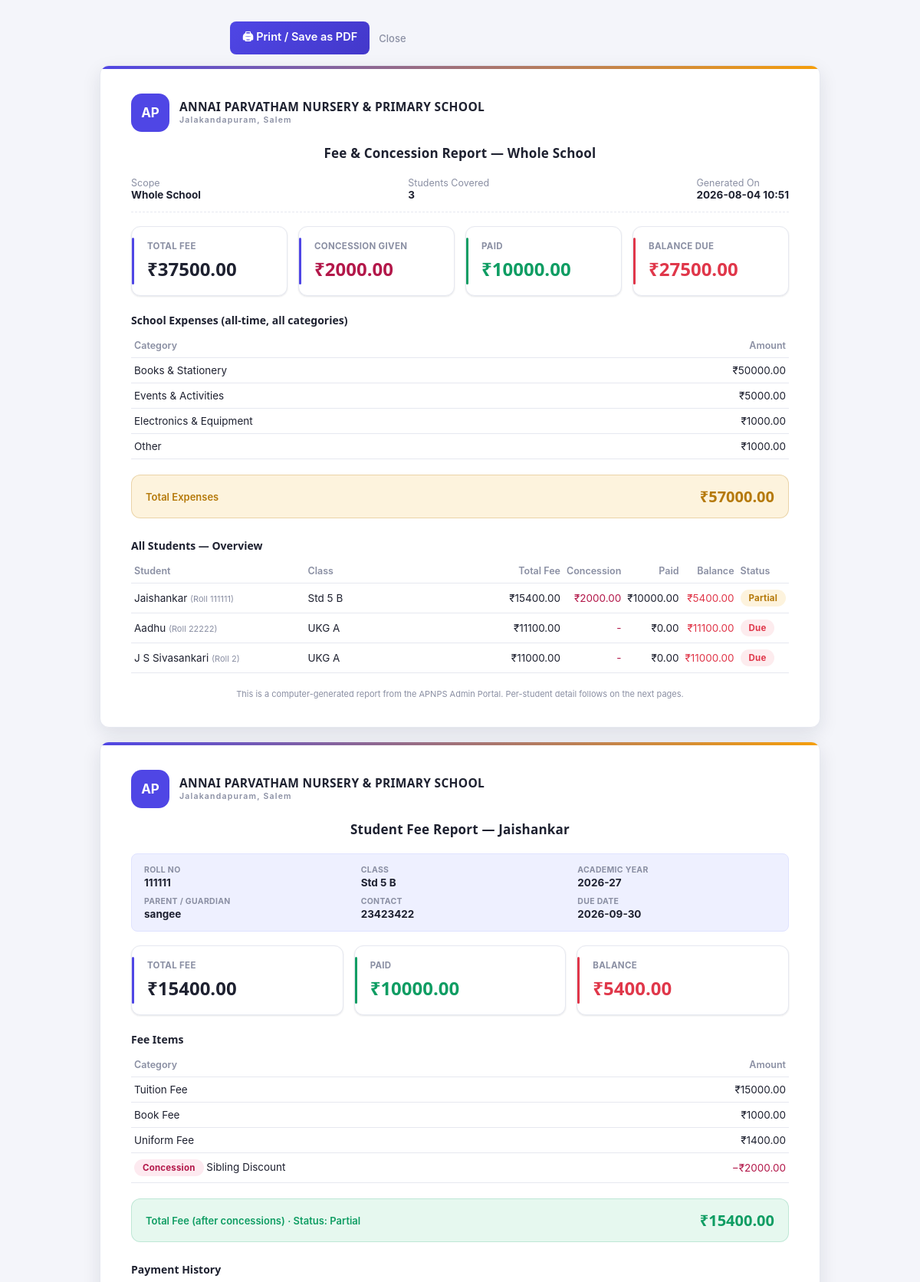
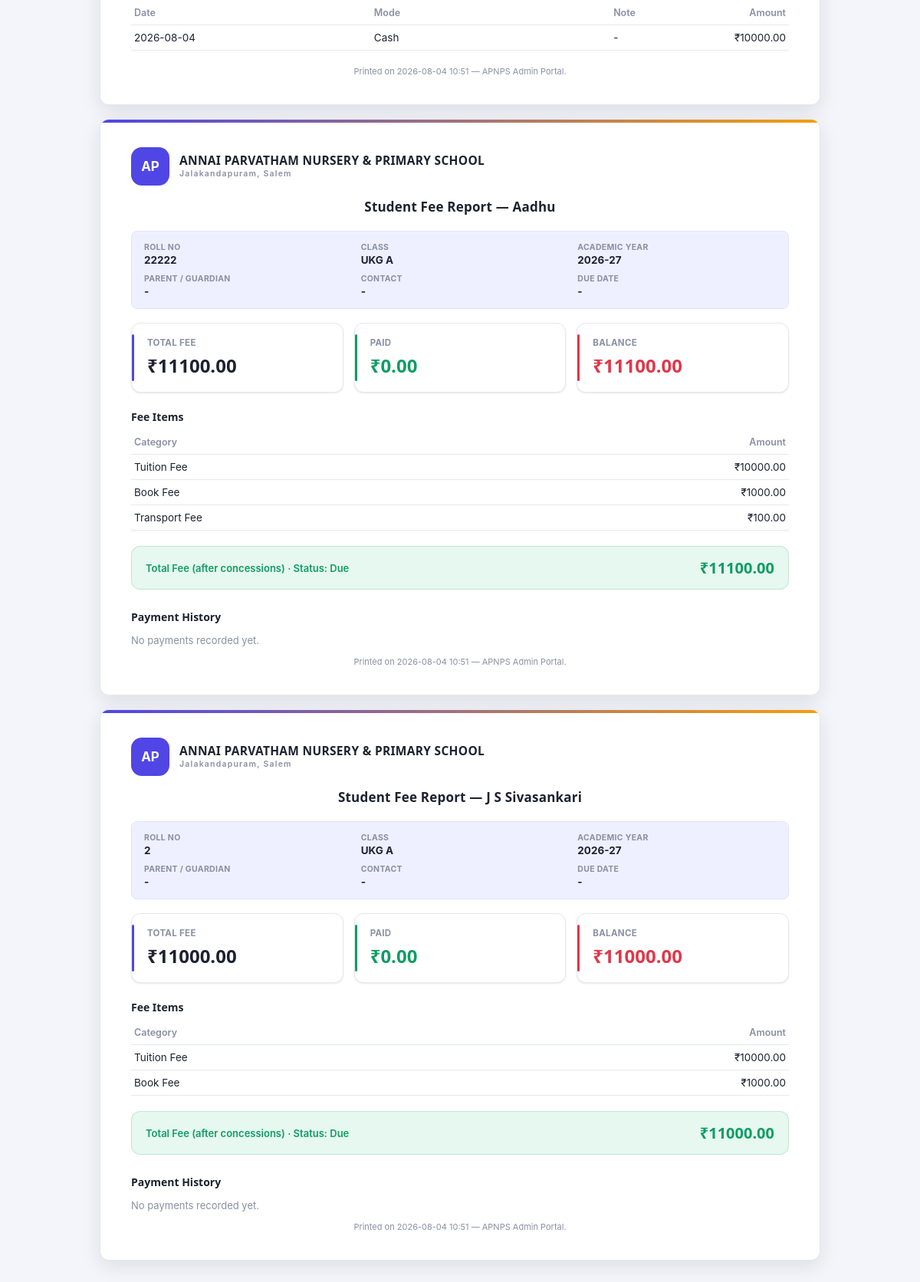
Screenshot of /reports/print (signed in) with the database file from the repository (2 pictures, top to bottom).
### models.py (models this page shows)
class Expense(db.Model):
    id = db.Column(db.Integer, primary_key=True)
    title = db.Column(db.String(150), nullable=False, index=True)
    category = db.Column(db.String(60), nullable=False, index=True)
    amount = db.Column(db.Float, nullable=False)
    date = db.Column(db.String(20), default=lambda: datetime.now().strftime("%Y-%m-%d"))
    note = db.Column(db.String(200))

class StudentFee(db.Model):
    id = db.Column(db.Integer, primary_key=True)
    student_id = db.Column(db.Integer, db.ForeignKey("student.id"), nullable=False, index=True)
    total_fee = db.Column(db.Float, nullable=False, default=0)
    due_date = db.Column(db.String(20))
    academic_year = db.Column(db.String(20))

class Student(db.Model):
    id = db.Column(db.Integer, primary_key=True)
    name = db.Column(db.String(120), nullable=False, index=True)
    class_name = db.Column(db.String(40), nullable=False, index=True)
    section = db.Column(db.String(10), index=True)
    roll_no = db.Column(db.String(40), nullable=False)
    dob = db.Column(db.String(20))
    parent_name = db.Column(db.String(120))
    contact = db.Column(db.String(20))
    address = db.Column(db.String(250))
    admission_date = db.Column(db.String(20))
    __table_args__ = (db.UniqueConstraint("class_name", "roll_no", name="uq_class_roll"),)
    fee = db.relationship("StudentFee", backref="student", uselist=False, cascade="all, delete-orphan")
    payments = db.relationship("FeePayment", backref="student", cascade="all, delete-orphan")
    fee_items = db.relationship("StudentFeeItem", backref="student", cascade="all, delete-orphan")

class StudentFeeItem(db.Model):
    id = db.Column(db.Integer, primary_key=True)
    student_id = db.Column(db.Integer, db.ForeignKey("student.id"), nullable=False, index=True)
    academic_year = db.Column(db.String(20), nullable=False, index=True)
    category = db.Column(db.String(60), nullable=False)
    custom_category = db.Column(db.String(80), nullable=False, default="")
    amount = db.Column(db.Float, nullable=False)
    note = db.Column(db.String(300))
    __table_args__ = (
        db.UniqueConstraint(
            "student_id", "academic_year", "category", "custom_category",
            name="uq_studentfeeitem_student_year_category",
        ),
    )

class FeePayment(db.Model):
    id = db.Column(db.Integer, primary_key=True)
    student_id = db.Column(db.Integer, db.ForeignKey("student.id"), nullable=False, index=True)
    fee_item_id = db.Column(db.Integer, db.ForeignKey("student_fee_item.id"), nullable=True, index=True)
    amount = db.Column(db.Float, nullable=False)
    date = db.Column(db.String(20), default=lambda: datetime.now().strftime("%Y-%m-%d"))
    mode = db.Column(db.String(20), default="Cash")
    note = db.Column(db.String(200))
    fee_item = db.relationship("StudentFeeItem", backref="payments")

### blueprints/reports.py (the view)
@bp.route("/reports/print")
@login_required
def report_print():
    kind = _read_common()
    if kind == "classwise":
        return _classwise_print()
    if kind == "salary":
        return _salary_print()
    if kind == "expenses":
        return _expenses_print()
    return _fee_print()

### blueprints/reports.py (called while the page is built)
def _read_common():
    kind = request.args.get("kind", "fee").strip()
    return kind if kind in REPORT_KINDS else "fee"

def _timestamp():
    return datetime.now().strftime("%Y-%m-%d %H:%M")

def _fee_read_filters():
    return (
        request.args.get("report_type", "all").strip() or "all",
        request.args.get("class_name", "").strip(),
        request.args.get("section", "").strip(),
        request.args.get("student_id", "").strip(),
    )

def _fee_matching_students(report_type, class_name, section, student_id):
    query = Student.query
    if report_type == "student" and student_id:
        query = query.filter(Student.id == student_id)
    elif report_type == "class" and class_name:
        query = query.filter(Student.class_name == class_name)
        if section:
            query = query.filter(Student.section == section)
    return query.order_by(Student.class_name, Student.section, Student.name).all()

def _fee_summarize(rows):
    return {
        "count": len(rows),
        "total_fee": sum(r["total_fee"] for r in rows),
        "concession": sum(r["concession_total"] for r in rows),
        "paid": sum(r["paid"] for r in rows),
        "balance": sum(r["balance"] for r in rows),
    }

def _fee_scope_label(report_type, class_name, section, rows):
    if report_type == "class" and class_name:
        return f"{class_name} {section}".strip()
    if report_type == "student" and rows:
        return rows[0]["student"].name
    return "Whole School"

def _fee_print():
    report_type, class_name, section, student_id = _fee_read_filters()
    students = _fee_matching_students(report_type, class_name, section, student_id)
    rows = [_fee_student_detail(s) for s in students]
    expense_summary = None
    if report_type == "all":
        by_category = (
            db.session.query(Expense.category, func.sum(Expense.amount))
            .group_by(Expense.category).order_by(func.sum(Expense.amount).desc()).all()
        )
        expense_summary = {"by_category": by_category, "total": sum(amt for _, amt in by_category)}
    return render_template(
        "report_print.html", rows=rows, summary=_fee_summarize(rows), report_type=report_type,
        scope_label=_fee_scope_label(report_type, class_name, section, rows),
        expense_summary=expense_summary, printed_on=_timestamp(),
    )

### templates/report_print.html (shortened to what this page needs)
<!DOCTYPE html>
<html lang="en">
<head>
<link rel="stylesheet" href="{{ url_for('static', filename='css/style.css') }}">
</head>
<body class="receipt-body">
<div class="receipt-actions no-print">
  <button type="button" class="submit-btn small" onclick="window.print()">&#128424; Print / Save as PDF</button>
  <a href="javascript:window.close()" class="cancel-link">Close</a>
</div>
<div class="report-sheet class-section">
  <div class="receipt-header">
    <div class="logo-badge">AP</div>
    <div class="logo-titles">
      <strong>ANNAI PARVATHAM NURSERY &amp; PRIMARY SCHOOL</strong>
      <span>Jalakandapuram, Salem</span>
    </div>
  </div>
  <h2 class="receipt-title">Fee &amp; Concession Report — {{ scope_label }}</h2>
  <div class="report-meta-row">
    <div>Scope<br><strong>{{ scope_label }}</strong></div>
    <div>Students Covered<br><strong>{{ summary.count }}</strong></div>
    <div>Generated On<br><strong>{{ printed_on }}</strong></div>
  </div>
  <div class="card-grid">
    <div class="stat-card">
      <span class="stat-label">Total Fee</span>
      <span class="stat-value">₹{{ "%.2f"|format(summary.total_fee) }}</span>
    </div>
    <div class="stat-card">
      <span class="stat-label">Concession Given</span>
      <span class="stat-value" style="color:#b3184a;">₹{{ "%.2f"|format(summary.concession) }}</span>
    </div>
    <div class="stat-card accent-green">
      <span class="stat-label">Paid</span>
      <span class="stat-value">₹{{ "%.2f"|format(summary.paid) }}</span>
    </div>
    <div class="stat-card accent-red">
      <span class="stat-label">Balance Due</span>
      <span class="stat-value">₹{{ "%.2f"|format(summary.balance) }}</span>
    </div>
  </div>
  {% if expense_summary %}
  <p class="report-section-title">School Expenses (all-time, all categories)</p>
  <table class="receipt-table">
    <thead><tr><th>Category</th><th style="text-align:right;">Amount</th></tr></thead>
    <tbody>
      {% for cat, amt in expense_summary.by_category %}
      <tr><td>{{ cat }}</td><td style="text-align:right;">₹{{ "%.2f"|format(amt) }}</td></tr>
      {% endfor %}
    </tbody>
  </table>
  <div class="receipt-amount" style="background:var(--amber-bg); border-color:rgba(181,121,10,0.25);">
    <span style="color:var(--amber);">Total Expenses</span>
    <strong style="color:var(--amber);">₹{{ "%.2f"|format(expense_summary.total) }}</strong>
  </div>
  {% endif %}
  {% if rows|length > 1 %}
  <p class="report-section-title">All Students — Overview</p>
  <table class="receipt-table">
    <thead>
      <tr>
        <th>Student</th><th>Class</th><th style="text-align:right;">Total Fee</th>
        <th style="text-align:right;">Concession</th><th style="text-align:right;">Paid</th>
        <th style="text-align:right;">Balance</th><th>Status</th>
      </tr>
    </thead>
    <tbody>
      {% for r in rows %}
      <tr>
        <td>{{ r.student.name }} <span style="color:var(--muted); font-size:11px;">(Roll {{ r.student.roll_no }})</span></td>
        <td>{{ r.student.class_name }}{% if r.student.section %} {{ r.student.section }}{% endif %}</td>
        <td style="text-align:right;">₹{{ "%.2f"|format(r.total_fee) }}</td>
        <td style="text-align:right; color:#b3184a;">{{ "₹%.2f"|format(r.concession_total) if r.concession_total > 0 else '-' }}</td>
        <td style="text-align:right;">₹{{ "%.2f"|format(r.paid) }}</td>
        <td style="text-align:right; color:{{ 'var(--red)' if r.balance > 0 else 'var(--green)' }};">₹{{ "%.2f"|format(r.balance) }}</td>
        <td><span class="badge badge-{{ r.status|lower|replace(' ', '') }}">{{ r.status }}</span></td>
      </tr>
      {% endfor %}
    </tbody>
  </table>
  {% endif %}
  <div class="receipt-footer">
    <p class="receipt-note">This is a computer-generated report from the APNPS Admin Portal.
      {% if rows %}Per-student detail follows on the next page{{ 's' if rows|length > 1 }}.{% endif %}</p>
  </div>
</div>
{% for r in rows %}
<div class="report-sheet class-section">
  <div class="receipt-header">
    <div class="logo-badge">AP</div>
    <div class="logo-titles">
      <strong>ANNAI PARVATHAM NURSERY &amp; PRIMARY SCHOOL</strong>
      <span>Jalakandapuram, Salem</span>
    </div>
  </div>
  <h2 class="receipt-title">Student Fee Report — {{ r.student.name }}</h2>
  <div class="report-student-head">
    <div><span>Roll No</span><strong>{{ r.student.roll_no }}</strong></div>
    <div><span>Class</span><strong>{{ r.student.class_name }}{% if r.student.section %} {{ r.student.section }}{% endif %}</strong></div>
    <div><span>Academic Year</span><strong>{{ r.academic_year }}</strong></div>
    <div><span>Parent / Guardian</span><strong>{{ r.student.parent_name or '-' }}</strong></div>
    <div><span>Contact</span><strong>{{ r.student.contact or '-' }}</strong></div>
    <div><span>Due Date</span><strong>{{ r.due_date or '-' }}</strong></div>
  </div>
  <div class="card-grid three">
    <div class="stat-card">
      <span class="stat-label">Total Fee</span>
      <span class="stat-value">₹{{ "%.2f"|format(r.total_fee) }}</span>
    </div>
    <div class="stat-card accent-green">
      <span class="stat-label">Paid</span>
      <span class="stat-value">₹{{ "%.2f"|format(r.paid) }}</span>
    </div>
    <div class="stat-card {{ 'accent-red' if r.balance > 0 else 'accent-green' }}">
      <span class="stat-label">Balance</span>
      <span class="stat-value">₹{{ "%.2f"|format(r.balance) }}</span>
    </div>
  </div>
  <p class="report-section-title">Fee Items</p>
  <table class="receipt-table">
    <thead><tr><th>Category</th><th style="text-align:right;">Amount</th></tr></thead>
    <tbody>
      {% for item in r.fee_lines %}
      <tr>
        <td>{% if item.category == 'Other' %}{{ item.custom_category }}{% else %}{{ item.category }}{% endif %}</td>
        <td style="text-align:right;">₹{{ "%.2f"|format(item.amount) }}</td>
      </tr>
      {% endfor %}
      {% for item in r.concession_lines %}
      <tr>
        <td><span class="badge badge-concession">Concession</span> {{ item.custom_category }}</td>
        <td style="text-align:right; color:#b3184a;">&minus;₹{{ "%.2f"|format(item.amount|abs) }}</td>
      </tr>
      {% endfor %}
    </tbody>
  </table>
  <div class="receipt-amount">
    <span>Total Fee (after concessions) &middot; Status: {{ r.status }}</span>
    <strong>₹{{ "%.2f"|format(r.total_fee) }}</strong>
  </div>
  <p class="report-section-title">Payment History</p>
  {% if r.payments %}
  <table class="receipt-table">
    <thead><tr><th>Date</th><th>Mode</th><th>Note</th><th style="text-align:right;">Amount</th></tr></thead>
    <tbody>
      {% for p in r.payments %}
      <tr>
        <td>{{ p.date }}</td>
        <td>{{ p.mode }}</td>
        <td>{{ p.note or '-' }}</td>
        <td style="text-align:right;">₹{{ "%.2f"|format(p.amount) }}</td>
      </tr>
      {% endfor %}
    </tbody>
  </table>
  {% else %}
  <p style="color:var(--muted); font-size:13px;">No payments recorded yet.</p>
  {% endif %}
  <div class="receipt-footer">
    <p class="receipt-note">Printed on {{ printed_on }} — APNPS Admin Portal.</p>
  </div>
</div>
{% endfor %}
</body>
</html>

### rows the page displays
Expense: category "Books & Stationery", amount "50000.00"
Expense: category "Events & Activities", amount "5000.00"
Expense: category "Electronics & Equipment", amount "1000.00"
Expense: category "Other", amount "1000.00"
StudentFee: student.name "Jaishankar", student.roll_no "111111", student.class_name "Std 5", student.section "B", total_fee "15400.00", concession_total "₹2000.00", paid "10000.00", balance "5400.00", status "Partial", academic_year "2026-27", student "sangee", student "23423422", due_date "2026-09-30", printed_on "2026-08-04 10:51"
StudentFee: student.name "Aadhu", student.roll_no "22222", student.class_name "UKG", student.section "A", total_fee "11100.00", concession_total "-", paid "0.00", balance "11100.00", status "Due", academic_year "2026-27", student "-", due_date "-", shows "No payments recorded yet.", printed_on "2026-08-04 10:51"
StudentFee: student.name "J S Sivasankari", student.roll_no "2", student.class_name "UKG", student.section "A", total_fee "11000.00", concession_total "-", paid "0.00", balance "11000.00", status "Due", academic_year "2026-27", student "-", due_date "-", shows "No payments recorded yet.", printed_on "2026-08-04 10:51"
StudentFeeItem: category "Tuition Fee", amount "15000.00"
StudentFeeItem: category "Book Fee", amount "1000.00"
StudentFeeItem: category "Uniform Fee", amount "1400.00"
StudentFeeItem: custom_category "Sibling Discount", amount|abs "2000.00"
FeePayment: date "2026-08-04", mode "Cash", note "-", amount "10000.00"
StudentFeeItem: category "Tuition Fee", amount "10000.00"
StudentFeeItem: category "Book Fee", amount "1000.00"
StudentFeeItem: category "Transport Fee", amount "100.00"
StudentFeeItem: category "Tuition Fee", amount "10000.00"
StudentFeeItem: category "Book Fee", amount "1000.00"

### other values shown
{{ scope_label }} "Whole School"
{{ summary.count }} "3"
{{ printed_on }} "2026-08-04 10:51"
{{ "%.2f"|format(summary.total_fee) }} "37500.00"
{{ "%.2f"|format(summary.concession) }} "2000.00"
{{ "%.2f"|format(summary.paid) }} "10000.00"
{{ "%.2f"|format(summary.balance) }} "27500.00"
{{ "%.2f"|format(expense_summary.total) }} "57000.00"
{{ 's' if rows|length > 1 }} "s"
